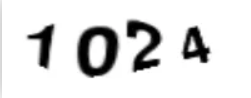
#> input picture captcha_img/pic1.png, 251 x 98 px, found by its file name
$ python tesseract_captcha.py
#> lines starting #> are read from the running program, lines starting #| are printed output that depends on the picture; after the words box and inside, x2 and y2 are one past the last pixel; in counts of white or black regions, pixels touching at a corner belong together
from PIL import Image
import pytesseract
# 基本上失败了

def convert_img(img,threshold):
    """
    将图片灰度两极分化
    :param img: 图片
    :param threshold: 设置threshold阈值，超过阈值的为黑色
    :return: 图片
    """
    img = img.convert("L")  # 处理灰度
    # 加载图片形式
    pixels = img.load()
    # 颜色遍历处理
    for x in range(img.width):
        for y in range(img.height):
            if pixels[x, y] > threshold:
                pixels[x, y] = 255
            else:
                pixels[x, y] = 0
    return img

# 简单识别
# 打开图片
# captcha1 = Image.open("captcha_img\\pic1.png")
# # 识别成功
# result1 = pytesseract.image_to_string(captcha1)
# print(result1)
#
# # ====难度2
# captcha2 = Image.open("captcha_img\\pic2.png")
# result2 = pytesseract.image_to_string(captcha2)
# # 识别失败
# print(result2)


# ===== 需要自己调参数才有可能识别成功 。。。


captcha1 = Image.open("captcha_img\\pic1.png")
#> captcha1 is the input picture: PIL image 251x98 RGBA; mean R, G, B, A 223.4, 223.4, 223.4, 255
result1 = convert_img(captcha1,150) # 简单灰度优化
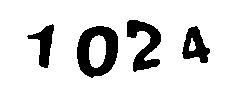
#> result1: PIL image 251x98 L; 86.9% white; 4 black regions, box (x1, y1, x2, y2) and area: (77, 26, 118, 78) 1259, (127, 20, 161, 72) 880, (182, 26, 210, 63) 571, (27, 24, 54, 68) 511
#> (the run stopped early here; a loop or call above may not have finished)

$ run again, with captcha_img/pic4.png copied over captcha_img/pic1.png
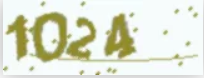
#> input picture captcha_img/pic4.png, 204 x 78 px, found by its file name
#> captcha1 is the input picture: PIL image 204x78 RGBA; mean R, G, B, A 223.8, 227.4, 209.7, 255
#> in convert_img, `img = img.convert("L")`:
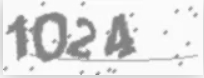
#> img: PIL image 204x78 L; min 121, max 255, mean 224.3
#> `result1 = convert_img(captcha1,150)`:
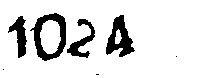
#> result1: PIL image 204x78 L; 87% white; 7 black regions (3 under 20 px), largest, box (x1, y1, x2, y2) and area: (30, 13, 66, 61) 707, (106, 15, 135, 57) 605, (67, 19, 95, 58) 377, (8, 16, 27, 58) 370
